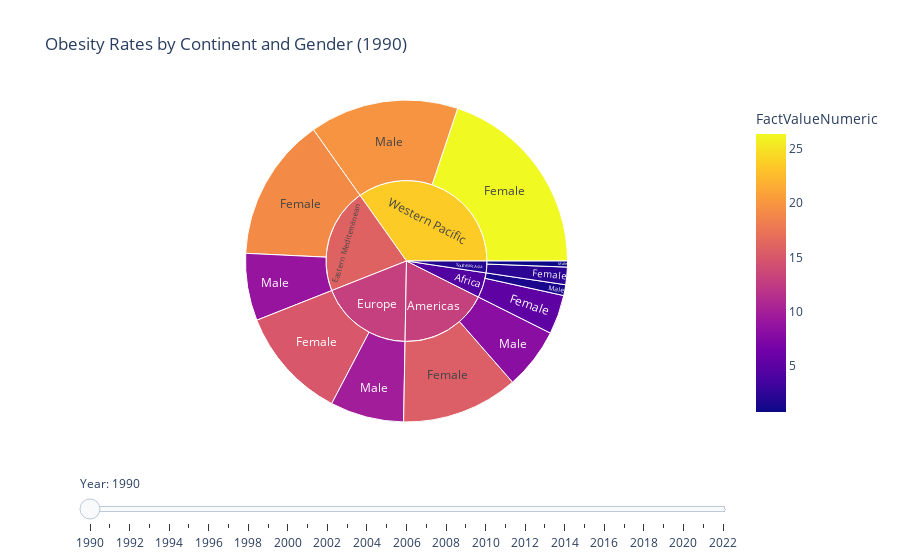

The cell this chart's notebook holds for it:
### Code cell
import pandas as pd
import plotly.express as px

# Ensure 'Period' is numeric
WHO_Obesity_Rates_Per_Country_Clean['Period'] = pd.to_numeric(WHO_Obesity_Rates_Per_Country_Clean['Period'], errors='coerce').astype('Int64')
WHO_Obesity_Rates_Per_Country_Clean = WHO_Obesity_Rates_Per_Country_Clean.dropna(subset=['Period'])

# Filter dataset for relevant years (1990–2022) and sexes (Men and Women)
df_filtered = WHO_Obesity_Rates_Per_Country_Clean[
    (WHO_Obesity_Rates_Per_Country_Clean['Period'] >= 1990) &
    (WHO_Obesity_Rates_Per_Country_Clean['Period'] <= 2022) &
    (WHO_Obesity_Rates_Per_Country_Clean['Dim1'].isin(['Male', 'Female']))
]

# Check if filtered data is empty
if df_filtered.empty:
    print("No data available for the specified filter criteria.")
else:
    # Group data by ParentLocation, Period, and Dim1 to calculate mean obesity rates
    grouped_data = df_filtered.groupby(['ParentLocation', 'Period', 'Dim1'])['FactValueNumeric'].mean().reset_index()

    # Create a dictionary of sunburst data for each year
    sunburst_data_by_year = {
        year: grouped_data[grouped_data['Period'] == year]
        for year in grouped_data['Period'].unique()
    }

    # Check if sunburst_data_by_year is empty
    if sunburst_data_by_year:
        initial_year = list(sunburst_data_by_year.keys())[0]  # Default to the first available year

        fig = px.sunburst(
            sunburst_data_by_year[initial_year],
            path=['ParentLocation', 'Dim1'],  # Hierarchical levels: Continent -> Gender
            values='FactValueNumeric',       # Obesity rate as the value
            color='FactValueNumeric',        # Color represents the rate
            hover_data=['FactValueNumeric'], # Show obesity rates on hover
            title=f'Obesity Rates by Continent and Gender ({initial_year})'
        )

        # Add a slider to filter by year
        steps = []
        for year in sorted(sunburst_data_by_year.keys()):
            step = dict(
                method="update",
                args=[
                    {"values": [sunburst_data_by_year[year]['FactValueNumeric']]},  # Update the data
                    {"title": f"Obesity Rates by Continent and Gender ({year})"}
                ],
                label=str(year)
            )
            steps.append(step)

        # Add slider layout
        sliders = [dict(
            active=0,
            currentvalue={"prefix": "Year: "},
            pad={"t": 50},
            steps=steps
        )]

        fig.update_layout(sliders=sliders)

        # Show the interactive chart
        fig.show()
    else:
        print("No valid data available for creating the visualization.")

### Figure 1 — Plotly figure (JSON) as saved in the notebook; plotly's stock layout.template omitted (floating-point values rounded to 4 significant figures)
{"data": [{"branchvalues": "total", "customdata": [[5.236, 5.236], [15.57, 15.57], [19.14, 19.14], [15.01, 15.01], [2.333, 2.333], [26.34, 26.34], [1.44, 1.44], [8.179, 8.179], [8.963, 8.963], [9.828, 9.828], [0.7982, 0.7982], [19.86, 19.86], [4.417, 4.417], [13.02, 13.02], [15.9, 15.9], [12.96, 12.96], [1.942, 1.942], [23.55, 23.55]], "domain": {"x": [0, 1], "y": [0, 1]}, "hovertemplate": "labels=%{label}<br>FactValueNumeric_sum=%{value}<br>parent=%{parent}<br>id=%{id}<br>FactValueNumeric=%{color}<extra></extra>", "ids": ["Africa/Female", "Americas/Female", "Eastern Mediterranean/Female", "Europe/Female", "South-East Asia/Female", "Western Pacific/Female", "Africa/Male", "Americas/Male", "Eastern Mediterranean/Male", "Europe/Male", "South-East Asia/Male", "Western Pacific/Male", "Africa", "Americas", "Eastern Mediterranean", "Europe", "South-East Asia", "Western Pacific"], "labels": ["Female", "Female", "Female", "Female", "Female", "Female", "Male", "Male", "Male", "Male", "Male", "Male", "Africa", "Americas", "Eastern Mediterranean", "Europe", "South-East Asia", "Western Pacific"], "marker": {"coloraxis": "coloraxis", "colors": [5.236, 15.57, 19.14, 15.01, 2.333, 26.34, 1.44, 8.179, 8.963, 9.828, 0.7982, 19.86, 4.417, 13.02, 15.9, 12.96, 1.942, 23.55]}, "name": "", "parents": ["Africa", "Americas", "Eastern Mediterranean", "Europe", "South-East Asia", "Western Pacific", "Africa", "Americas", "Eastern Mediterranean", "Europe", "South-East Asia", "Western Pacific", "", "", "", "", "", ""], "type": "sunburst", "values": [5.236, 15.57, 19.14, 15.01, 2.333, 26.34, 1.44, 8.179, 8.963, 9.828, 0.7982, 19.86, 6.676, 23.75, 28.1, 24.84, 3.131, 46.2]}], "layout": {"coloraxis": {"colorbar": {"title": {"text": "FactValueNumeric"}}, "colorscale": [[0, "#0d0887"], [0.1111, "#46039f"], [0.2222, "#7201a8"], [0.3333, "#9c179e"], [0.4444, "#bd3786"], [0.5556, "#d8576b"], [0.6667, "#ed7953"], [0.7778, "#fb9f3a"], [0.8889, "#fdca26"], [1, "#f0f921"]]}, "legend": {"tracegroupgap": 0}, "sliders": [{"active": 0, "currentvalue": {"prefix": "Year: "}, "pad": {"t": 50}, "steps": [{"args": [{"values": [[5.236, 1.44, 15.57, 8.179, 19.14, 8.963, 15.01, 9.828, 2.333, 0.7982, 26.34, 19.86]]}, {"title": "Obesity Rates by Continent and Gender (1990)"}], "label": "1990", "method": "update"}, {"args": [{"values": [[5.491, 1.539, 16.17, 8.576, 19.63, 9.372, 15.17, 10.11, 2.465, 0.8582, 26.75, 20.27]]}, {"title": "Obesity Rates by Continent and Gender (1991)"}], "label": "1991", "method": "update"}, {"args": [{"values": [[5.759, 1.645, 16.8, 8.991, 20.12, 9.79, 15.34, 10.4, 2.608, 0.9218, 27.15, 20.66]]}, {"title": "Obesity Rates by Continent and Gender (1992)"}], "label": "1992", "method": "update"}, {"args": [{"values": [[6.04, 1.76, 17.44, 9.424, 20.63, 10.22, 15.53, 10.71, 2.758, 0.9918, 27.55, 21.03]]}, {"title": "Obesity Rates by Continent and Gender (1993)"}], "label": "1993", "method": "update"}, {"args": [{"values": [[6.333, 1.88, 18.09, 9.88, 21.14, 10.66, 15.73, 11.06, 2.915, 1.065, 27.94, 21.38]]}, {"title": "Obesity Rates by Continent and Gender (1994)"}], "label": "1994", "method": "update"}, {"args": [{"values": [[6.647, 2.01, 18.77, 10.36, 21.68, 11.12, 15.95, 11.42, 3.078, 1.146, 28.33, 21.73]]}, {"title": "Obesity Rates by Continent and Gender (1995)"}], "label": "1995", "method": "update"}, {"args": [{"values": [[6.98, 2.15, 19.47, 10.86, 22.23, 11.59, 16.18, 11.82, 3.252, 1.236, 28.73, 22.06]]}, {"title": "Obesity Rates by Continent and Gender (1996)"}], "label": "1996", "method": "update"}, {"args": [{"values": [[7.337, 2.298, 20.18, 11.37, 22.8, 12.08, 16.44, 12.23, 3.432, 1.333, 29.12, 22.4]]}, {"title": "Obesity Rates by Continent and Gender (1997)"}], "label": "1997", "method": "update"}, {"args": [{"values": [[7.716, 2.458, 20.91, 11.9, 23.38, 12.58, 16.71, 12.68, 3.624, 1.44, 29.51, 22.73]]}, {"title": "Obesity Rates by Continent and Gender (1998)"}], "label": "1998", "method": "update"}, {"args": [{"values": [[8.117, 2.627, 21.65, 12.45, 23.98, 13.1, 16.99, 13.14, 3.826, 1.558, 29.91, 23.06]]}, {"title": "Obesity Rates by Continent and Gender (1999)"}], "label": "1999", "method": "update"}, {"args": [{"values": [[8.534, 2.805, 22.39, 13.0, 24.57, 13.63, 17.28, 13.62, 4.04, 1.683, 30.3, 23.39]]}, {"title": "Obesity Rates by Continent and Gender (2000)"}], "label": "2000", "method": "update"}, {"args": [{"values": [[8.965, 2.992, 23.13, 13.56, 25.17, 14.16, 17.57, 14.11, 4.264, 1.817, 30.68, 23.73]]}, {"title": "Obesity Rates by Continent and Gender (2001)"}], "label": "2001", "method": "update"}, {"args": [{"values": [[9.406, 3.185, 23.85, 14.11, 25.76, 14.69, 17.86, 14.6, 4.498, 1.964, 31.07, 24.08]]}, {"title": "Obesity Rates by Continent and Gender (2002)"}], "label": "2002", "method": "update"}, {"args": [{"values": [[9.855, 3.387, 24.57, 14.67, 26.33, 15.22, 18.15, 15.1, 4.747, 2.12, 31.45, 24.43]]}, {"title": "Obesity Rates by Continent and Gender (2003)"}], "label": "2003", "method": "update"}, {"args": [{"values": [[10.3, 3.591, 25.29, 15.22, 26.89, 15.75, 18.43, 15.59, 5.006, 2.285, 31.84, 24.8]]}, {"title": "Obesity Rates by Continent and Gender (2004)"}], "label": "2004", "method": "update"}, {"args": [{"values": [[10.75, 3.799, 25.99, 15.76, 27.42, 16.27, 18.71, 16.07, 5.285, 2.46, 32.22, 25.17]]}, {"title": "Obesity Rates by Continent and Gender (2005)"}], "label": "2005", "method": "update"}, {"args": [{"values": [[11.19, 4.006, 26.7, 16.3, 27.93, 16.77, 18.98, 16.55, 5.575, 2.643, 32.59, 25.55]]}, {"title": "Obesity Rates by Continent and Gender (2006)"}], "label": "2006", "method": "update"}, {"args": [{"values": [[11.63, 4.206, 27.41, 16.83, 28.43, 17.27, 19.23, 17.01, 5.883, 2.833, 32.98, 25.94]]}, {"title": "Obesity Rates by Continent and Gender (2007)"}], "label": "2007", "method": "update"}, {"args": [{"values": [[12.05, 4.398, 28.12, 17.35, 28.94, 17.76, 19.49, 17.45, 6.202, 3.031, 33.37, 26.33]]}, {"title": "Obesity Rates by Continent and Gender (2008)"}], "label": "2008", "method": "update"}, {"args": [{"values": [[12.46, 4.58, 28.84, 17.87, 29.44, 18.23, 19.73, 17.87, 6.543, 3.232, 33.77, 26.72]]}, {"title": "Obesity Rates by Continent and Gender (2009)"}], "label": "2009", "method": "update"}, {"args": [{"values": [[12.87, 4.749, 29.57, 18.38, 29.95, 18.7, 19.96, 18.26, 6.896, 3.432, 34.17, 27.1]]}, {"title": "Obesity Rates by Continent and Gender (2010)"}], "label": "2010", "method": "update"}, {"args": [{"values": [[13.27, 4.911, 30.3, 18.89, 30.47, 19.15, 20.18, 18.63, 7.27, 3.639, 34.58, 27.47]]}, {"title": "Obesity Rates by Continent and Gender (2011)"}], "label": "2011", "method": "update"}, {"args": [{"values": [[13.67, 5.064, 31.04, 19.4, 31.0, 19.6, 20.39, 18.99, 7.665, 3.854, 34.99, 27.84]]}, {"title": "Obesity Rates by Continent and Gender (2012)"}], "label": "2012", "method": "update"}, {"args": [{"values": [[14.08, 5.222, 31.78, 19.91, 31.54, 20.03, 20.6, 19.36, 8.076, 4.081, 35.41, 28.21]]}, {"title": "Obesity Rates by Continent and Gender (2013)"}], "label": "2013", "method": "update"}, {"args": [{"values": [[14.5, 5.388, 32.52, 20.42, 32.09, 20.47, 20.8, 19.73, 8.512, 4.324, 35.83, 28.59]]}, {"title": "Obesity Rates by Continent and Gender (2014)"}], "label": "2014", "method": "update"}, {"args": [{"values": [[14.95, 5.57, 33.26, 20.95, 32.65, 20.93, 20.99, 20.12, 8.972, 4.583, 36.26, 28.98]]}, {"title": "Obesity Rates by Continent and Gender (2015)"}], "label": "2015", "method": "update"}, {"args": [{"values": [[15.42, 5.769, 33.99, 21.5, 33.23, 21.39, 21.19, 20.54, 9.451, 4.862, 36.7, 29.4]]}, {"title": "Obesity Rates by Continent and Gender (2016)"}], "label": "2016", "method": "update"}, {"args": [{"values": [[15.9, 5.987, 34.73, 22.06, 33.79, 21.84, 21.37, 20.96, 9.948, 5.155, 37.13, 29.82]]}, {"title": "Obesity Rates by Continent and Gender (2017)"}], "label": "2017", "method": "update"}, {"args": [{"values": [[16.4, 6.224, 35.46, 22.62, 34.34, 22.26, 21.56, 21.4, 10.46, 5.469, 37.57, 30.25]]}, {"title": "Obesity Rates by Continent and Gender (2018)"}], "label": "2018", "method": "update"}, {"args": [{"values": [[16.92, 6.483, 36.19, 23.21, 34.89, 22.67, 21.74, 21.84, 10.99, 5.795, 38.01, 30.7]]}, {"title": "Obesity Rates by Continent and Gender (2019)"}], "label": "2019", "method": "update"}, {"args": [{"values": [[17.46, 6.767, 36.92, 23.81, 35.44, 23.1, 21.92, 22.3, 11.53, 6.142, 38.45, 31.17]]}, {"title": "Obesity Rates by Continent and Gender (2020)"}], "label": "2020", "method": "update"}, {"args": [{"values": [[18.01, 7.074, 37.65, 24.44, 35.98, 23.55, 22.12, 22.78, 12.08, 6.507, 38.89, 31.64]]}, {"title": "Obesity Rates by Continent and Gender (2021)"}], "label": "2021", "method": "update"}, {"args": [{"values": [[18.58, 7.407, 38.39, 25.08, 36.53, 24.0, 22.31, 23.28, 12.65, 6.892, 39.34, 32.14]]}, {"title": "Obesity Rates by Continent and Gender (2022)"}], "label": "2022", "method": "update"}]}], "title": {"text": "Obesity Rates by Continent and Gender (1990)"}}}
